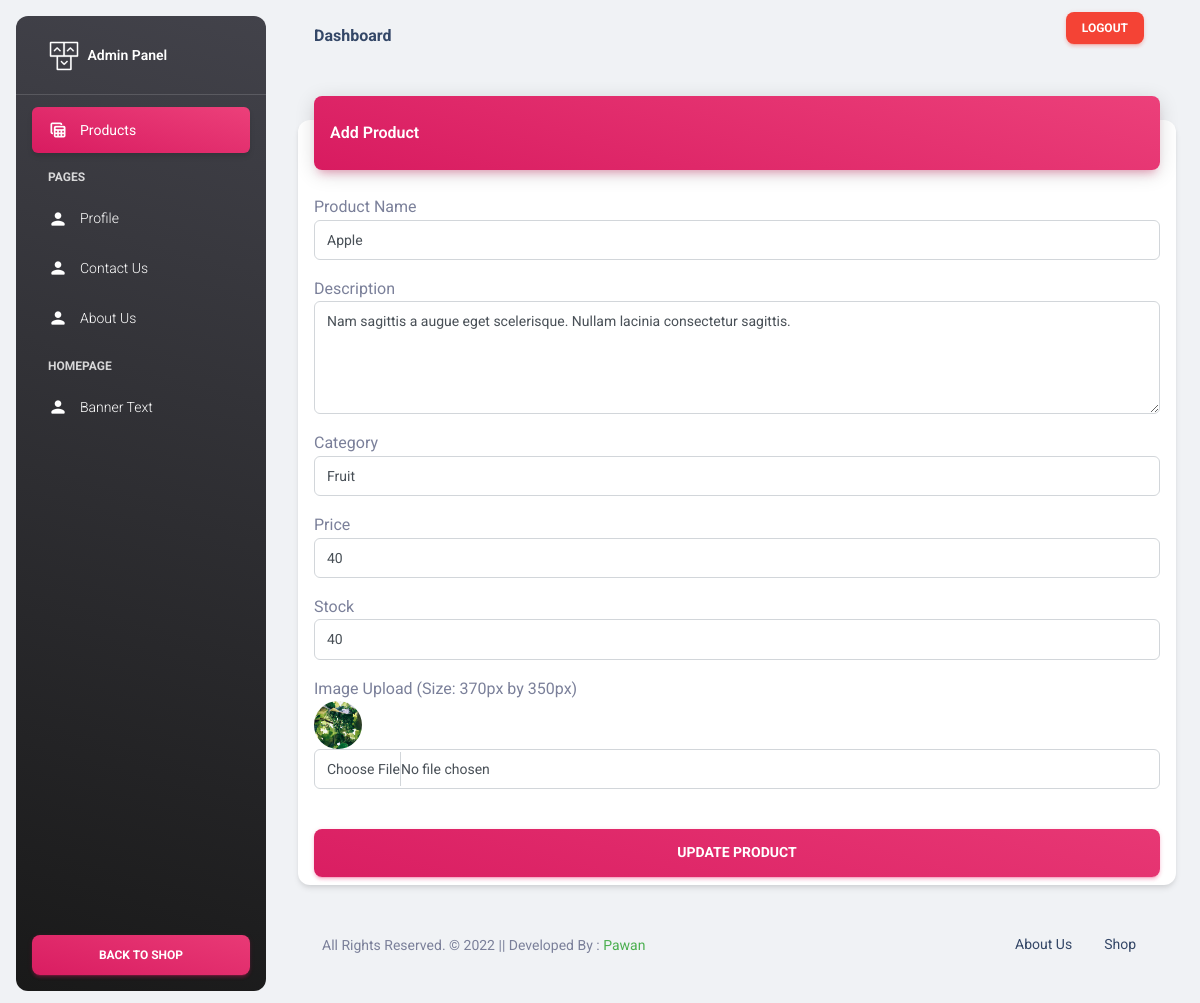
Screenshot of /edit_product.php?edit_id=3 (signed in) with the database file from the repository.
### tables this page shows
CREATE TABLE `products` (
  `id` int(11) NOT NULL,
  `product_name` varchar(255) NOT NULL,
  `description` text NOT NULL,
  `category` varchar(255) NOT NULL,
  `price` int(11) NOT NULL,
  `stock` int(11) NOT NULL,
  `image_link` varchar(255) NOT NULL,
  `created_at` date NOT NULL DEFAULT current_timestamp(),
  `updated_at` date NOT NULL DEFAULT current_timestamp(),
  `user_id` int(11) NOT NULL
);

### edit_product.php (the view, shortened to what this page needs)
<?php
include 'admin/connect.php';
$edit_id = $_GET['edit_id'];
?>
<!DOCTYPE html>
<html lang="en">
<head>
  <?php include 'admin-csslink.php'; ?>
</head>
<body class="g-sidenav-show  bg-gray-200">
  <?php include 'admin-sidenav.php'; ?>
  <main class="main-content position-relative max-height-vh-100 h-100 border-radius-lg ">
    <?php include 'admin-topbar.php'; ?>
    <div class="container-fluid py-4">
      <div class="row">
        <div class="col-12">
          <div class="card my-4">
            <div class="card-header p-0 position-relative mt-n4 mx-3 z-index-2">
              <div class="bg-gradient-primary shadow-primary border-radius-lg pt-4 pb-3">
                <h6 class="text-white text-capitalize ps-3">Add Product</h6>
              </div>
            </div>
            <div class="card-body px-3 pb-2">
              <form role="form" action="admin/update_product.php" method="post" enctype="multipart/form-data">
              <?php
                $sql = "select * from products where id = $edit_id";
                $result = mysqli_query($connection, $sql);
                if (mysqli_num_rows($result) > 0) :
                  while ($record = mysqli_fetch_assoc($result)) : ?>
                <div>Product Name</div>
                <div class="input-group input-group-outline mb-3">
                  <input type="text" class="form-control" name="product_name" value="<?php echo $record['product_name']; ?>" required>
                </div>
                <div>Description</div>
                <div class="input-group input-group-outline mb-3">
                  <textarea class="form-control" name="description" cols="30" rows="5" required><?php echo $record['description']; ?></textarea>
                </div>
                <div>Category</div>
                <div class="input-group input-group-outline mb-3">
                  <input type="text" class="form-control" name="category" value="<?php echo $record['category']; ?>" required>
                </div>
                <div>Price</div>
                <div class="input-group input-group-outline mb-3">
                  <input type="number" class="form-control" name="price" value="<?php echo $record['price']; ?>" required>
                </div>
                <div>Stock</div>
                <div class="input-group input-group-outline mb-3">
                  <input type="number" class="form-control" name="stock" value="<?php echo $record['stock']; ?>" required>
                </div>
                <div>Image Upload (Size: 370px by 350px)</div>
                <img src="upload/<?php echo $record['image_link']; ?>" class="avatar me-2" height="90">
                <div class="input-group input-group-outline mb-3">
                  <input type="file" class="form-control" name="image_link" required>
                </div>
                <?php
                  endwhile;
                endif;
                ?>
                <div class="text-center">
                  <button type="submit" name="update_product" class="btn btn-lg bg-gradient-primary btn-lg w-100 mt-4 mb-0">Update Product</button>
                </div>
              </form>
            </div>
          </div>
        </div>
      </div>
      <?php include 'adminpanel_copyright.php'; ?>
    </div>
  </main>
  <?php include 'admin-footer.php'; ?>

### rows the page displays
products: product_name "Apple", description "Nam sagittis a augue eget scelerisque. Nullam lacinia consectetur sagittis.", category "Fruit", price "40", stock "40", image_link (picture)
